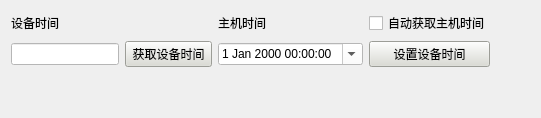
        <widget class="QWidget" name="page_check_time">
         <layout class="QVBoxLayout" name="verticalLayout_6">
          <item>
           <layout class="QGridLayout" name="gridLayout_6">
            <item row="0" column="4">
             <widget class="QCheckBox" name="get_master_time">
              <property name="text">
               <string>自动获取主机时间</string>
              </property>
             </widget>
            </item>
            <item row="2" column="4">
             <widget class="QPushButton" name="set_device_time">
              <property name="styleSheet">
               <string notr="true">background-color: rgb(219, 220, 211);</string>
              </property>
              <property name="text">
               <string>设置设备时间</string>
              </property>
             </widget>
            </item>
            <item row="0" column="3">
             <widget class="QLabel" name="label_55">
              <property name="text">
               <string>主机时间</string>
              </property>
             </widget>
            </item>
            <item row="0" column="0">
             <widget class="QLabel" name="label_54">
              <property name="text">
               <string>设备时间</string>
              </property>
             </widget>
            </item>
            <item row="2" column="0">
             <widget class="QLineEdit" name="device_time">
              <property name="sizePolicy">
               <sizepolicy hsizetype="Fixed" vsizetype="Fixed">
                <horstretch>0</horstretch>
                <verstretch>0</verstretch>
               </sizepolicy>
              </property>
              <property name="styleSheet">
               <string notr="true">background-color: rgb(255, 255, 255);</string>
              </property>
             </widget>
            </item>
            <item row="2" column="2">
             <widget class="QPushButton" name="get_device_time">
              <property name="styleSheet">
               <string notr="true">background-color: rgb(219, 220, 211);</string>
              </property>
              <property name="text">
               <string> 获取设备时间 </string>
              </property>
             </widget>
            </item>
            <item row="5" column="2">
             <spacer name="verticalSpacer_2">
              <property name="orientation">
               <enum>Qt::Vertical</enum>
              </property>
              <property name="sizeHint" stdset="0">
               <size>
                <width>20</width>
                <height>40</height>
               </size>
              </property>
             </spacer>
            </item>
            <item row="2" column="3">
             <widget class="QDateTimeEdit" name="master_time">
              <property name="styleSheet">
               <string notr="true">background-color: rgb(255, 255, 255);</string>
              </property>
              <property name="calendarPopup">
               <bool>true</bool>
              </property>
             </widget>
            </item>
            <item row="2" column="5">
             <spacer name="horizontalSpacer_5">
              <property name="orientation">
               <enum>Qt::Horizontal</enum>
              </property>
              <property name="sizeHint" stdset="0">
               <size>
                <width>40</width>
                <height>20</height>
               </size>
              </property>
             </spacer>
            </item>
           </layout>
          </item>
         </layout>
        </widget>
